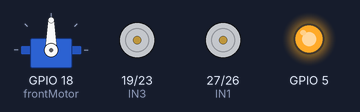
The sketch below on a simulated ESP32. On the bench: servo, motor-driver pin pairs drawn as motors (green arrow = first pin HIGH = forward, orange = second pin HIGH = backward, longer = more drive), output pins drawn as LEDs (lit = HIGH).

Above: at 0.01 s.
At 10.2 s:
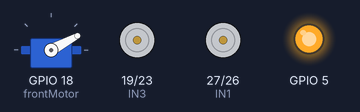
Timing chart, 0 to 11.7 s (numbered marks = the images above):
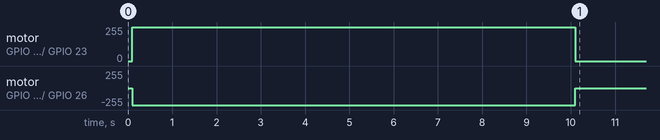

The sketch:

T1.ino
```cpp
#include <analogWrite.h>
#include <ESP32Servo.h>

Servo frontMotor;
class SH_Motor{
  public:void moveBackward(){
    stopMove();
    digitalWrite(27, HIGH);
    digitalWrite(23, HIGH);
  }
  public:void moveForward(){
    stopMove();
    frontMotor.write(28);
    digitalWrite(26, HIGH);
    digitalWrite(19, HIGH);
  }
  public:void moveLeft(){
    frontMotor.write(15);
    delay(500);
  }
  public:void moveRight(){
    frontMotor.write(51);
    delay(500);
  }
  public:void stopMove(){
    digitalWrite(27, LOW);
    digitalWrite(23, LOW);
    digitalWrite(26, LOW);
    digitalWrite(19, LOW);
    delay(100);
  }

  public:void setMoveSpeed(int Speed){
    analogWrite(5, Speed);
  }
};
void setup() {
  pinMode(27, OUTPUT); // IN1
  pinMode(26, OUTPUT); // IN2
  pinMode(19, OUTPUT); // IN3
  pinMode(23, OUTPUT); // IN4
  frontMotor.attach(18); // Front tyer servo

  SH_Motor motor;
  motor.setMoveSpeed(255);
  motor.moveForward();
  delay(10000);
  motor.stopMove();
}

void loop() {
  // put your main code here, to run repeatedly:

}
```
